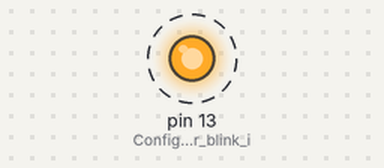
The sketch below on a simulated Arduino Nano Every. Shown: output pins drawn as LEDs (lit = HIGH). Dashed ring = blinking. What the sketch prints to the serial monitor is not drawn.

Above: at 1.5 s.
Timing chart, 0 to 5.7 s (numbered marks = the images above):
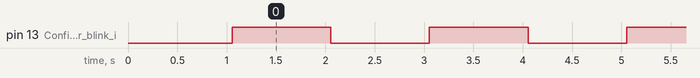

The sketch:

eeprom_table_loader.ino
```cpp
// ============================================================================
// EEPROM TABLE LOADER SKETCH
// ============================================================================
// This sketch programs lookup tables into EEPROM for FluxTune memory optimization
//
// USAGE:
// 1. Upload this sketch to your Arduino/FluxTune device
// 2. Open Serial Monitor (115200 baud)
// 3. The sketch will automatically program the tables and report results
// 4. After successful programming, upload your main FluxTune sketch with USE_EEPROM_TABLES enabled
//
// MEMORY SAVINGS:
// - Morse table: ~36 bytes Flash saved
// - Baudot table: ~128 bytes Flash saved
// - Total: ~164 bytes Flash saved
//
// EEPROM USAGE:
// - Morse table: 36 bytes at address 100-135
// - Baudot table: 128 bytes at address 140-267
// - Magic numbers: 2 bytes at addresses 99, 139
// - Total EEPROM used: 166 bytes (addresses 99-267)

#include <Arduino.h>
#include <EEPROM.h>

// Enable EEPROM programming functions for this utility
#define ENABLE_EEPROM_PROGRAMMING

// Include the EEPROM tables system
#include "eeprom_tables.h"

void setup() {
    Serial.begin(115200);
    pinMode(LED_BUILTIN, OUTPUT);  // Configure LED for blink indicator
    delay(1000);  // Give Serial time to initialize

    Serial.println("FluxTune EEPROM Table Loader");
    Serial.println("=============================");
    Serial.println();

    // Check current EEPROM state
    Serial.print("Checking current EEPROM state... ");
    if (eeprom_tables_valid()) {
        Serial.println("Tables already loaded and valid!");
        Serial.println("No programming needed.");
    } else {
        Serial.println("Tables not found or invalid.");
        Serial.println("Programming tables to EEPROM...");
        Serial.println();

        // Program morse table
        Serial.print("Programming Morse table... ");
        program_morse_table_to_eeprom();
        Serial.println("Done!");

        // Program baudot table
        Serial.print("Programming Baudot table... ");
        program_baudot_table_to_eeprom();
        Serial.println("Done!");

        // Verify programming
        Serial.println();
        Serial.print("Verifying tables... ");
        if (eeprom_tables_valid()) {
            Serial.println("SUCCESS!");
            Serial.println();
            Serial.println("EEPROM tables successfully programmed!");
            Serial.println("You can now upload your main FluxTune sketch");
            Serial.println("with #define USE_EEPROM_TABLES enabled.");
        } else {
            Serial.println("FAILED!");
            Serial.println("ERROR: Table programming failed. Please try again.");
        }
    }

    Serial.println();
    Serial.println("EEPROM Memory Map:");
    Serial.println("  Addresses 0-99:   FluxTune settings (preserved)");
    Serial.println("  Address 99:       Morse table magic number");
    Serial.println("  Addresses 100-135: Morse lookup table (36 bytes)");
    Serial.println("  Address 139:      Baudot table magic number");
    Serial.println("  Addresses 140-267: Baudot lookup table (128 bytes)");
    Serial.println();
    Serial.println("Total EEPROM used: 166 bytes");
    Serial.println("Flash memory saved: ~164 bytes");
    Serial.println();
    Serial.println("Loader complete. You may now upload your main sketch.");
}

void loop() {
    // Blink LED to indicate loader is complete
    digitalWrite(LED_BUILTIN, HIGH);
    delay(1000);
    digitalWrite(LED_BUILTIN, LOW);
    delay(1000);
}
```

eeprom_tables.h
```cpp
#ifndef __EEPROM_TABLES_H__
#define __EEPROM_TABLES_H__

// ============================================================================
// EEPROM TABLE STORAGE SYSTEM
// ============================================================================
// Moves AsyncMorse and AsyncRTTY lookup tables from Flash to EEPROM
// Saves ~164 bytes of Flash memory at the cost of slower table lookups
// Enable with: #define USE_EEPROM_TABLES

#include <Arduino.h>

// ============================================================================
// EEPROM MEMORY MAP
// ============================================================================
// FluxTune uses EEPROM addresses 0-99 for settings/saved data
// Table storage starts at address 100 to avoid conflicts

#define EEPROM_TABLES_START_ADDR    100

// Table locations
#define EEPROM_MORSE_TABLE_ADDR     (EEPROM_TABLES_START_ADDR + 0)   // Morse data: 36 bytes
#define EEPROM_BAUDOT_TABLE_ADDR    (EEPROM_TABLES_START_ADDR + 40)  // Baudot data: 128 bytes

// Table sizes
#define MORSE_TABLE_SIZE    36   // A-Z (26) + 0-9 (10)
#define BAUDOT_TABLE_SIZE   128  // Full ASCII table (0-127)

// Magic numbers for validation
#define MORSE_TABLE_MAGIC   0xDA  // "DA" = "DAH" (dash in Morse)
#define BAUDOT_TABLE_MAGIC  0x5F  // 0x5F = 95 decimal, close to "RTTY" concept

// ============================================================================
// EEPROM TABLE ACCESS FUNCTIONS
// ============================================================================

#ifdef USE_EEPROM_TABLES

#include <EEPROM.h>

// Check if tables are properly loaded in EEPROM
bool eeprom_tables_valid();

// Load table data from EEPROM (with validation)
unsigned char eeprom_read_morse_data(int index);
unsigned char eeprom_read_baudot_data(int index);

// Initialize/validate EEPROM tables (call once at startup)
bool eeprom_tables_init();

#else

// When EEPROM tables are disabled, these functions should not be called
// but we provide stubs to avoid compilation errors
inline bool eeprom_tables_valid() { return false; }
inline unsigned char eeprom_read_morse_data(int index) { return 0; }
inline unsigned char eeprom_read_baudot_data(int index) { return 0xFF; }
inline bool eeprom_tables_init() { return false; }

#endif // USE_EEPROM_TABLES

// ============================================================================
// EEPROM TABLE PROGRAMMING (for utility sketch)
// ============================================================================

#ifdef ENABLE_EEPROM_PROGRAMMING

// Original morse data for programming into EEPROM
extern const unsigned char morse_table_data[MORSE_TABLE_SIZE];

// Original baudot data for programming into EEPROM
extern const unsigned char baudot_table_data[BAUDOT_TABLE_SIZE];

// Functions for programming tables into EEPROM (loader sketch only)
void program_morse_table_to_eeprom();
void program_baudot_table_to_eeprom();
void program_all_tables_to_eeprom();

#endif // ENABLE_EEPROM_PROGRAMMING

#endif // __EEPROM_TABLES_H__
```

Measured:
- by itself, pin 13 (Configure_LED_for_blink_i): alternates HIGH for 1.0 s and LOW for 1.0 s
